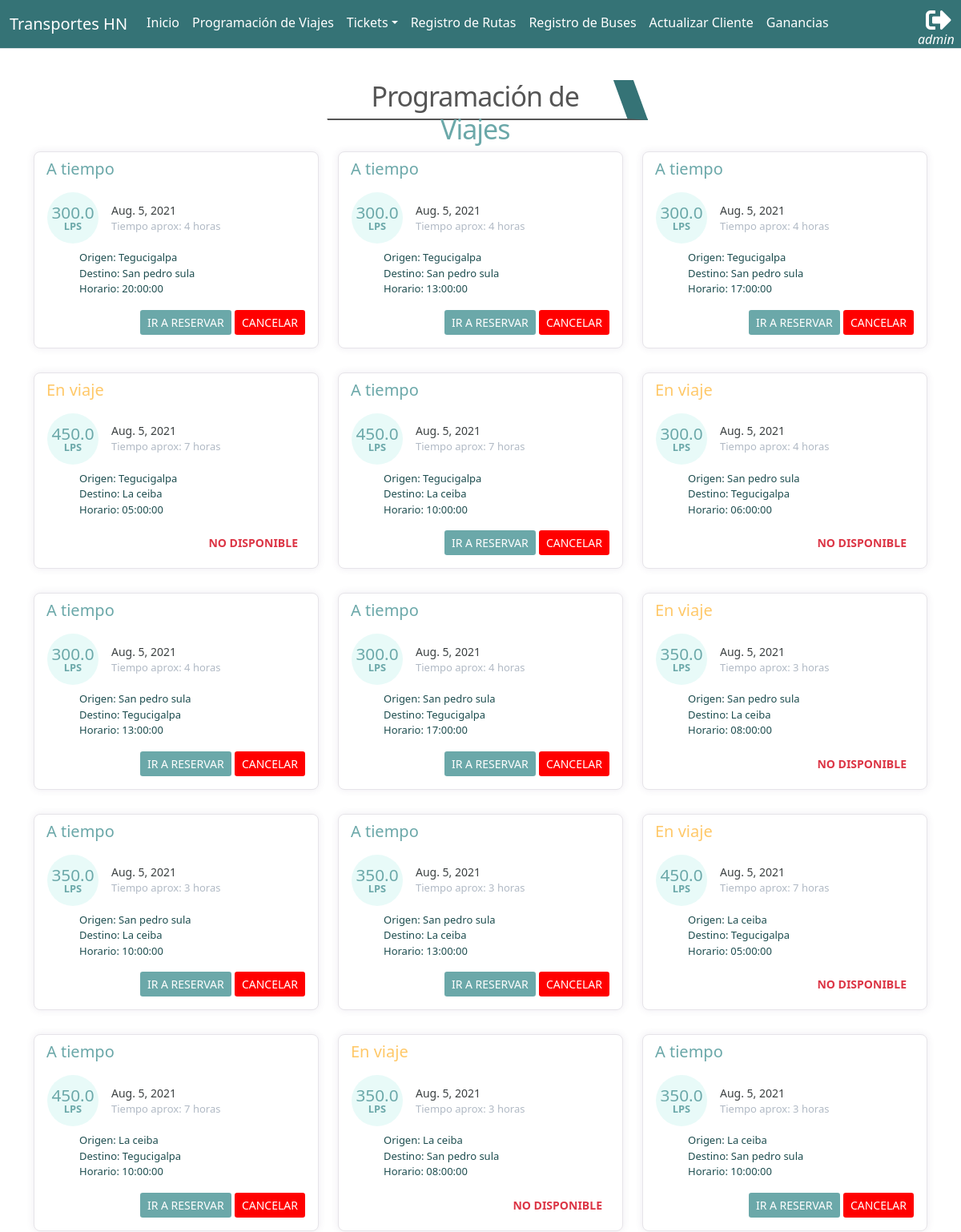
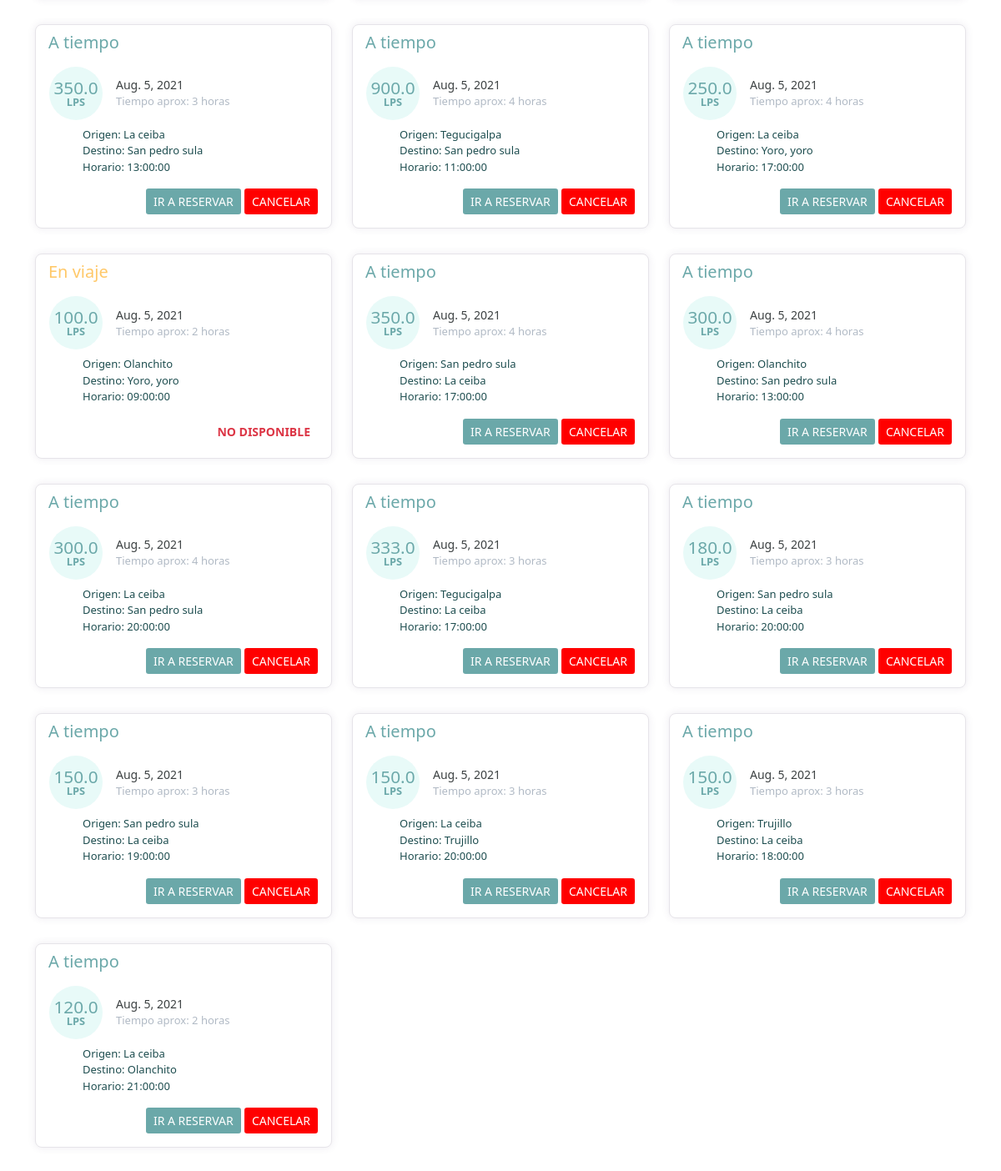
/transportAgency/ (signed in), run on the app's committed database (2 pictures, top to bottom).
### app_transportAgency/models.py (models this page shows, shortened)
class TripScheduling(models.Model):
    STATE = {
       ('1', 'A tiempo'),
       ('2', 'En viaje'),
       ('3', 'Finalizado'),
       ('4', 'Cancelado'),
   }
    date_trip   = models.DateField(auto_now_add=True)
    state       = models.CharField(max_length=1, choices=STATE)
    routes      = models.ForeignKey(Route,  on_delete=models.PROTECT, blank=True, null=True)
    description = models.TextField(blank=True, null=True)

class Route(models.Model):
    origin             = models.ForeignKey(City, related_name="origin_city", on_delete=models.CASCADE)
    destiny            = models.ForeignKey(City, related_name="destiny_city", on_delete=models.CASCADE)
    route_time         = models.IntegerField()
    precio             = models.FloatField()
    schedule           = models.ForeignKey(Schedule, on_delete=models.CASCADE, blank=True, null=True)
    bus                = models.ForeignKey(Bus, on_delete=models.SET_NULL, blank=True, null=True)

class City(models.Model):
    name_city = models.CharField(max_length=70)
    def __str__(self):
        return self.name_city
    class Meta:
        verbose_name_plural = 'Cities'

class Schedule(models.Model):
    route_schedule = models.TimeField()
    def __str__(self):
        return f'{self.route_schedule}'

### app_transportAgency/views.py (the view, shortened to what this page needs)
# urls.py: path('', views.travels, name="travels_view"),
@login_required()
def travels(request):
    time_today = datetime.now()
    travels = TripScheduling.objects.filter(date_trip=time_today) # fecha y hora local
    year = time_today.year
    month =time_today.month
    day = time_today.day
    hour = time_today.hour
    minute = time_today.minute
    if travels :
        for t in travels:
            time_route = t.routes.schedule.route_schedule
            t1 = dt.datetime.strptime(str(time_route), '%H:%M:%S')
            t2 = dt.datetime.strptime(str(time(hour=t.routes.route_time)), '%H:%M:%S')
            time_zero = dt.datetime.strptime('00:00:00', '%H:%M:%S')
            tiempo_aproximado = (t1 - time_zero + t2).time()
            t3 = dt.datetime(year, month, day) + dt.timedelta(hours=tiempo_aproximado.hour, minutes=tiempo_aproximado.minute, seconds=0)
            t4 = dt.datetime(year, month, day) + dt.timedelta(hours=hour, minutes=minute, seconds=0)
            if time_route <= time_today.time() and t.state == "1" :
                t.state  = "2"
                t.save()
            elif t4 >= t3 and t.state == "2":
                t.state  = "3"
                t.save()
        travels = TripScheduling.objects.filter(Q(date_trip=time_today) | Q(state="2")).order_by('routes')
        ctx = {'travels': travels}
        return render(request, 'transportAgency/travels.html', ctx)

### app_transportAgency/templates/transportAgency/travels.html (shortened to what this page needs)
{% extends "base.html" %}
{% load static %}
{% block css %}
<link href="{% static 'transportAgency/css/card.css' %}" rel="stylesheet">
<link rel="stylesheet" href="{% static 'transportAgency/css/tittle.css' %}">
{% endblock %}
{% block container %}
<div>
    <div class="row justify-content-center m-4">
        <div class="title" style="width:400px;">
            <h1>Programación de <span style="color: #6BA8A9;">Viajes</span></h1>
        </div>
    </div>
    <div class="container">
        <div class="row">
            {% for t in travels %}
            <div class="col-lg-4">
                <div class="card card-margin">
                    <div class="card-header no-border">
                        {% if t.state == "1" %}
                        <h5 class="card-title-success">{{t.get_state_display}}</h5>
                        {% elif t.state == "2" %}
                        <h5 class="card-title-warning">{{t.get_state_display}}</h5>
                        {% else %}
                        <h5 class="card-title-danger">{{t.get_state_display}}</h5>
                        {% endif %}
                    </div>
                    <div class="card-body pt-0">
                        <div class="widget-49">
                            <div class="widget-49-title-wrapper">
                                <div class="widget-49-date-success">
                                    <span class="widget-49-date-day">{{t.routes.precio}}</span>
                                    <span class="widget-49-date-month"><b>Lps</b></span>
                                </div>
                                <div class="widget-49-meeting-info">
                                    <span class="widget-49-pro-title">{{t.date_trip}}</span>
                                    <span class="widget-49-meeting-time">Tiempo aprox: {{t.routes.route_time}}
                                        horas</span>
                                </div>
                            </div>
                            <ol class="widget-49-meeting-points">
                                <li class="widget-49-meeting-item"><span>Origen: {{t.routes.origin | capfirst}}</span></li>
                                <li class="widget-49-meeting-item"><span>Destino: {{t.routes.destiny | capfirst }}</span></li>
                                <li class="widget-49-meeting-item"><span>Horario: {{t.routes.schedule}}</span></li>
                            </ol>
                            <div class="widget-49-meeting-action">
                                {% if t.state == "1" %}
                                <a href="{% url 'transportAgency:ticket_view' %}" class="btn btn-sm btn-buy">Ir a reservar</a>
                                {% if request.user.is_superuser %}
                                <button data-id="{{t.pk}}" data-action="confirm-cancel"
                                    data-url="{% url 'transportAgency:cancel_trip' %}"
                                    class="btn btn-sm btn-cancelar button-confirm">CANCELAR</button>
                                {% endif %}
                                {% elif t.state == "2" %}
                                <a href="#" class="btn btn-sm btn-nobusdsy text-danger"><b>No disponible</b></a>
                                {% else %}
                                <a href="#" class="btn btn-sm btn-nobuy text-danger"><b>No disponible</b></a>
                                {% endif %}
                            </div>
                        </div>
                    </div>
                </div>
            </div>
            {% endfor %}
        </div>
        {% endblock %}

### global_templates/base.html (shortened to what this page needs)
{% load static %}
<!DOCTYPE html>
<html lang="en">
<head>
    <link rel="stylesheet" href="https://cdnjs.cloudflare.com/ajax/libs/font-awesome/5.15.1/css/all.min.css">
    <link href="{% static 'transportAgency/bootstrap/bootstrap.min.css' %}" rel="stylesheet">
    <link rel="stylesheet" href="{% static 'transportAgency/css/nav.css' %}">
    <link href="https://cdn.jsdelivr.net/npm/bootstrap@5.0.2/dist/css/bootstrap.min.css" rel="stylesheet"
>
    <link href="https://haubek.github.io/dist/css/component-chosen.min.css" rel="stylesheet">
    <link href="https://maxcdn.bootstrapcdn.com/font-awesome/4.7.0/css/font-awesome.min.css" rel="stylesheet" />
    <link href="https://cdn.datatables.net/1.10.25/css/dataTables.bootstrap4.min.css" rel="stylesheet" />
    {% block css %}{% endblock %}
</head>
<body>
    <nav class="navbar navbar-expand-lg border-bottom">
        <div class="container-fluid">
            <a class="navbar-brand">Transportes HN</a>
            <div class="collapse navbar-collapse" id="navbarSupportedContent">
                <ul class="navbar-nav me-auto mb-2 mb-lg-1">
                    <li class="nav-item">
                        <a class="nav-link active" aria-current="page"
                            href="{% url 'transportAgency:about' %}">Inicio</a>
                    </li>
                    <li class="nav-item">
                        <a class="nav-link" href="{% url 'transportAgency:travels_view' %}">Programación de Viajes</a>
                    </li>
                     <li class="dropdown">
                        <a class="nav-link dropdown-toggle" href="#"  data-bs-toggle="dropdown">Tickets</a>
                    </li>
                    {% if request.user.is_superuser %}
                    <li class="nav-item">
                        <a class="nav-link" href="{% url 'transportAgency:register_route' %}">Registro de Rutas</a>
                    </li>
                    <li class="nav-item">
                        <a class="nav-link" href="{% url 'transportAgency:bus_crud' %}">Registro de Buses</a>
                    </li>
                    <li class="nav-item">
                        <a class="nav-link" href="{% url 'transportAgency:customer' %}">Actualizar Cliente</a>
                    </li>
                    <li class="nav-item">
                        <a class="nav-link" href="{% url 'transportAgency:income_view' %}">Ganancias</a>
                    </li>
                    {% endif %}
                </ul>
                <form class="d-flex">
                    <ul class="navbar-nav me-auto mb-2 mb-lg-2">
                        {% if request.user.is_authenticated %}
                        <li class="nav-item">
                            <a style="font-style: italic; color: white; position: absolute; margin-top: 28px; font-size: 16px;">{{ request.user }}</a>
                            <a href="{% url 'logout_view' %}"><i class="fas fa-sign-out-alt fa-2x" style="margin-left: 10px; color: white;"></i></a>
                        </li>
                        {% endif %}
                    </ul>
                </form>
            </div>
        </div>
    </nav>
    {% block container %}{% endblock %}
</body>
</html>

### app_transportAgency/static/transportAgency/css/nav.css (style rules this page uses)
.navbar { background-color: #357376; }
.navbar a { color: white; text-decoration: none; }
.navbar .navbar-brand { color: white; }

### app_transportAgency/static/transportAgency/css/card.css (style rules this page uses)
.card-margin { margin-bottom: 1.875rem; }
.card { border: 0; box-shadow: 0px 0px 10px 0px rgba(82, 63, 105, 0.1); -webkit-box-shadow: 0px 0px 10px 0px rgba(82, 63, 105, 0.1); -moz-box-shadow: 0px 0px 10px 0px rgba(82, 63, 105, 0.1); -ms-box-shadow: 0px 0px 10px 0px rgba(82, 63, 105, 0.1); }
.card { position: relative; display: flex; flex-direction: column; min-width: 0; word-wrap: break-word; background-color: #ffffff; background-clip: border-box; border: 1px solid #e6e4e9; border-radius: 8px; }
.card .card-header.no-border { border: 0; }
.card .card-header { background: none; padding: 0 0.9375rem; font-weight: 500; display: flex; align-items: center; min-height: 50px; }
.card-header:first-child { border-radius: calc(8px - 1px) calc(8px - 1px) 0 0; }
.widget-49 .widget-49-title-wrapper { display: flex; align-items: center; }
.widget-49 .widget-49-title-wrapper .widget-49-date-success { display: flex; align-items: center; justify-content: center; flex-direction: column; background-color: #e8faf8; width: 4rem; height: 4rem; border-radius: 50%; }
.widget-49 .widget-49-title-wrapper .widget-49-date-success .widget-49-date-day { color: rgb(107, 168, 169); font-weight: 500; font-size: 1.3rem; line-height: 1; }
.widget-49 .widget-49-title-wrapper .widget-49-date-success .widget-49-date-month { color: rgb(107, 168, 169); line-height: 1; font-size: 0.8rem; text-transform: uppercase; }
.card-title-success { color: rgb(107, 168, 169); }
.card-title-warning { color: #FFC868; }
.widget-49 .widget-49-title-wrapper .widget-49-meeting-info { display: flex; flex-direction: column; margin-left: 1rem; }
.widget-49 .widget-49-title-wrapper .widget-49-meeting-info .widget-49-pro-title { color: #3c4142; font-size: 14px; }
.widget-49 .widget-49-title-wrapper .widget-49-meeting-info .widget-49-meeting-time { color: #B1BAC5; font-size: 13px; }
.widget-49 .widget-49-meeting-points { font-weight: 400; font-size: 13px; margin-top: .5rem; }
.widget-49 .widget-49-meeting-points .widget-49-meeting-item { display: list-item; color: rgb(29, 77, 79); list-style: none; }
.widget-49 .widget-49-meeting-points .widget-49-meeting-item span { margin-left: .5rem; }
.widget-49 .widget-49-meeting-action { text-align: right; }
.widget-49 .widget-49-meeting-action a { text-transform: uppercase; }
.widget-49-meeting-action .btn-buy { background-color: rgb(107, 168, 169); color: white; }
.widget-49-meeting-action .btn-cancelar { background-color: red; color: white; }
h1 { text-align: center; }

### app_transportAgency/static/transportAgency/css/tittle.css (style rules this page uses)
h1 { font-weight: normal; font-style: normal; letter-spacing: -1px; font-size: 34px; color: #555; text-align: center; transform: skew(-20deg, 0deg); }
.title { width: 320px; height: 50px; border-bottom: 2px solid #555; border-right: 25px solid #357376; background-color: #fff; -webkit-transform: skew(20deg); -moz-transform: skew(20deg); -ms-transform: skew(20deg); -o-transform: skew(20deg); transform: skew(20deg, 0deg); margin: 15px; }

### data on the page
TripScheduling: state "A tiempo", routes.precio "300.0", date_trip "Aug. 5, 2021", routes.route_time "4", routes.origin "Tegucigalpa", routes.destiny "San pedro sula", routes.schedule "20:00:00"
TripScheduling: state "A tiempo", routes.precio "300.0", date_trip "Aug. 5, 2021", routes.route_time "4", routes.origin "Tegucigalpa", routes.destiny "San pedro sula", routes.schedule "13:00:00"
TripScheduling: state "A tiempo", routes.precio "300.0", date_trip "Aug. 5, 2021", routes.route_time "4", routes.origin "Tegucigalpa", routes.destiny "San pedro sula", routes.schedule "17:00:00"
TripScheduling: state "En viaje", routes.precio "450.0", date_trip "Aug. 5, 2021", routes.route_time "7", routes.origin "Tegucigalpa", routes.destiny "La ceiba", routes.schedule "05:00:00", shows "NO DISPONIBLE"
TripScheduling: state "A tiempo", routes.precio "450.0", date_trip "Aug. 5, 2021", routes.route_time "7", routes.origin "Tegucigalpa", routes.destiny "La ceiba", routes.schedule "10:00:00"
TripScheduling: state "En viaje", routes.precio "300.0", date_trip "Aug. 5, 2021", routes.route_time "4", routes.origin "San pedro sula", routes.destiny "Tegucigalpa", routes.schedule "06:00:00", shows "NO DISPONIBLE"
TripScheduling: state "A tiempo", routes.precio "300.0", date_trip "Aug. 5, 2021", routes.route_time "4", routes.origin "San pedro sula", routes.destiny "Tegucigalpa", routes.schedule "13:00:00"
TripScheduling: state "A tiempo", routes.precio "300.0", date_trip "Aug. 5, 2021", routes.route_time "4", routes.origin "San pedro sula", routes.destiny "Tegucigalpa", routes.schedule "17:00:00"
TripScheduling: state "En viaje", routes.precio "350.0", date_trip "Aug. 5, 2021", routes.route_time "3", routes.origin "San pedro sula", routes.destiny "La ceiba", routes.schedule "08:00:00", shows "NO DISPONIBLE"
TripScheduling: state "A tiempo", routes.precio "350.0", date_trip "Aug. 5, 2021", routes.route_time "3", routes.origin "San pedro sula", routes.destiny "La ceiba", routes.schedule "10:00:00"
TripScheduling: state "A tiempo", routes.precio "350.0", date_trip "Aug. 5, 2021", routes.route_time "3", routes.origin "San pedro sula", routes.destiny "La ceiba", routes.schedule "13:00:00"
TripScheduling: state "En viaje", routes.precio "450.0", date_trip "Aug. 5, 2021", routes.route_time "7", routes.origin "La ceiba", routes.destiny "Tegucigalpa", routes.schedule "05:00:00", shows "NO DISPONIBLE"
TripScheduling: state "A tiempo", routes.precio "450.0", date_trip "Aug. 5, 2021", routes.route_time "7", routes.origin "La ceiba", routes.destiny "Tegucigalpa", routes.schedule "10:00:00"
TripScheduling: state "En viaje", routes.precio "350.0", date_trip "Aug. 5, 2021", routes.route_time "3", routes.origin "La ceiba", routes.destiny "San pedro sula", routes.schedule "08:00:00", shows "NO DISPONIBLE"
TripScheduling: state "A tiempo", routes.precio "350.0", date_trip "Aug. 5, 2021", routes.route_time "3", routes.origin "La ceiba", routes.destiny "San pedro sula", routes.schedule "10:00:00"
TripScheduling: state "A tiempo", routes.precio "350.0", date_trip "Aug. 5, 2021", routes.route_time "3", routes.origin "La ceiba", routes.destiny "San pedro sula", routes.schedule "13:00:00"
TripScheduling: state "A tiempo", routes.precio "900.0", date_trip "Aug. 5, 2021", routes.route_time "4", routes.origin "Tegucigalpa", routes.destiny "San pedro sula", routes.schedule "11:00:00"
TripScheduling: state "A tiempo", routes.precio "250.0", date_trip "Aug. 5, 2021", routes.route_time "4", routes.origin "La ceiba", routes.destiny "Yoro, yoro", routes.schedule "17:00:00"
TripScheduling: state "En viaje", routes.precio "100.0", date_trip "Aug. 5, 2021", routes.route_time "2", routes.origin "Olanchito", routes.destiny "Yoro, yoro", routes.schedule "09:00:00", shows "NO DISPONIBLE"
TripScheduling: state "A tiempo", routes.precio "350.0", date_trip "Aug. 5, 2021", routes.route_time "4", routes.origin "San pedro sula", routes.destiny "La ceiba", routes.schedule "17:00:00"
TripScheduling: state "A tiempo", routes.precio "300.0", date_trip "Aug. 5, 2021", routes.route_time "4", routes.origin "Olanchito", routes.destiny "San pedro sula", routes.schedule "13:00:00"
TripScheduling: state "A tiempo", routes.precio "300.0", date_trip "Aug. 5, 2021", routes.route_time "4", routes.origin "La ceiba", routes.destiny "San pedro sula", routes.schedule "20:00:00"
TripScheduling: state "A tiempo", routes.precio "333.0", date_trip "Aug. 5, 2021", routes.route_time "3", routes.origin "Tegucigalpa", routes.destiny "La ceiba", routes.schedule "17:00:00"
TripScheduling: state "A tiempo", routes.precio "180.0", date_trip "Aug. 5, 2021", routes.route_time "3", routes.origin "San pedro sula", routes.destiny "La ceiba", routes.schedule "20:00:00"
TripScheduling: state "A tiempo", routes.precio "150.0", date_trip "Aug. 5, 2021", routes.route_time "3", routes.origin "San pedro sula", routes.destiny "La ceiba", routes.schedule "19:00:00"
TripScheduling: state "A tiempo", routes.precio "150.0", date_trip "Aug. 5, 2021", routes.route_time "3", routes.origin "La ceiba", routes.destiny "Trujillo", routes.schedule "20:00:00"
TripScheduling: state "A tiempo", routes.precio "150.0", date_trip "Aug. 5, 2021", routes.route_time "3", routes.origin "Trujillo", routes.destiny "La ceiba", routes.schedule "18:00:00"
TripScheduling: state "A tiempo", routes.precio "120.0", date_trip "Aug. 5, 2021", routes.route_time "2", routes.origin "La ceiba", routes.destiny "Olanchito", routes.schedule "21:00:00"

### other printed values
{{ request.user }} "admin"
